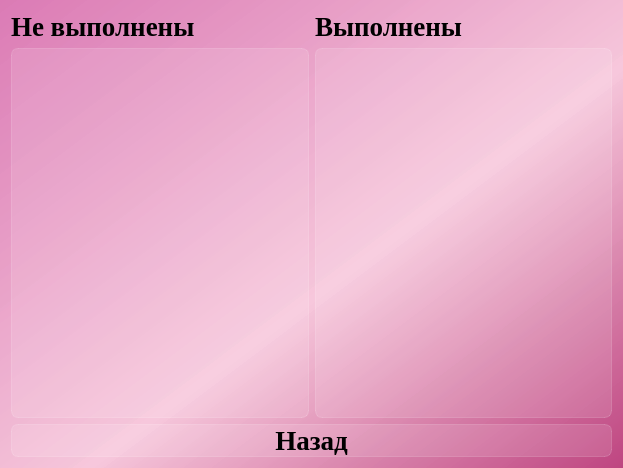
<?xml version="1.0" encoding="UTF-8"?>
<ui version="4.0">
 <class>Dialog_list_achievements</class>
 <widget class="QDialog" name="Dialog_list_achievements">
  <property name="geometry">
   <rect>
    <x>0</x>
    <y>0</y>
    <width>623</width>
    <height>468</height>
   </rect>
  </property>
  <property name="windowTitle">
   <string>Достижения</string>
  </property>
  <property name="styleSheet">
   <string notr="true">background-color: qlineargradient(spread:pad, x1:1, y1:1, x2:0, y2:0, stop:0 rgba(190, 69, 128, 255), stop:0.427447 rgba(246, 199, 219, 235), stop:1 rgba(219, 123, 181, 255));
font-family: Liberation Serif;
</string>
  </property>
  <layout class="QVBoxLayout" name="verticalLayout">
   <item>
    <layout class="QHBoxLayout" name="horizontalLayout_labels">
     <item>
      <widget class="QLabel" name="label_not_done">
       <property name="styleSheet">
        <string notr="true">text-align: center;
font-weight: bold;
font-size: 20pt;
background-color: none;
border: none;</string>
       </property>
       <property name="text">
        <string>Не выполнены</string>
       </property>
      </widget>
     </item>
     <item>
      <widget class="QLabel" name="label_done">
       <property name="styleSheet">
        <string notr="true">text-align: center;
font-weight: bold;
font-size: 20pt;
background-color: none;
border: none;</string>
       </property>
       <property name="text">
        <string>Выполнены</string>
       </property>
      </widget>
     </item>
    </layout>
   </item>
   <item>
    <layout class="QHBoxLayout" name="horizontalLayout_lists">
     <item>
      <widget class="QListWidget" name="listWidget_not_done">
       <property name="styleSheet">
        <string notr="true">QListView {
font-weight: bold;
font-size: 20pt;
background-color: rgba(255, 255, 255, 30);
border: 1px solid rgba(255, 255, 255, 40);
border-radius: 7px;
}

QListView::item:selected {
border: none;
color: rgb(255, 255, 255);
background-color: rgba(255, 255, 255, 50);
}</string>
       </property>
      </widget>
     </item>
     <item>
      <widget class="QListWidget" name="listWidget_done">
       <property name="styleSheet">
        <string notr="true">QListView {
font-weight: bold;
font-size: 20pt;
background-color: rgba(255, 255, 255, 30);
border: 1px solid rgba(255, 255, 255, 40);
border-radius: 7px;
}

QListView::item:selected {
border: none;
color: rgb(255, 255, 255);
background-color: rgba(255, 255, 255, 50);
}</string>
       </property>
      </widget>
     </item>
    </layout>
   </item>
   <item>
    <widget class="QPushButton" name="pushButton_back">
     <property name="styleSheet">
      <string notr="true">QPushButton {
font-weight: bold;
font-size: 20pt;
text-align: center;
background-color: rgba(255, 255, 255, 30);
border: 1px solid rgba(255, 255, 255, 40);
border-radius: 7px;
}

QPushButton:hover {
background-color: rgba(255, 255, 255, 40);
}
QPushButton:pressed {
background-color: rgba(255, 255, 255, 70);
}</string>
     </property>
     <property name="text">
      <string>Назад</string>
     </property>
    </widget>
   </item>
  </layout>
 </widget>
 <resources/>
 <connections/>
</ui>
